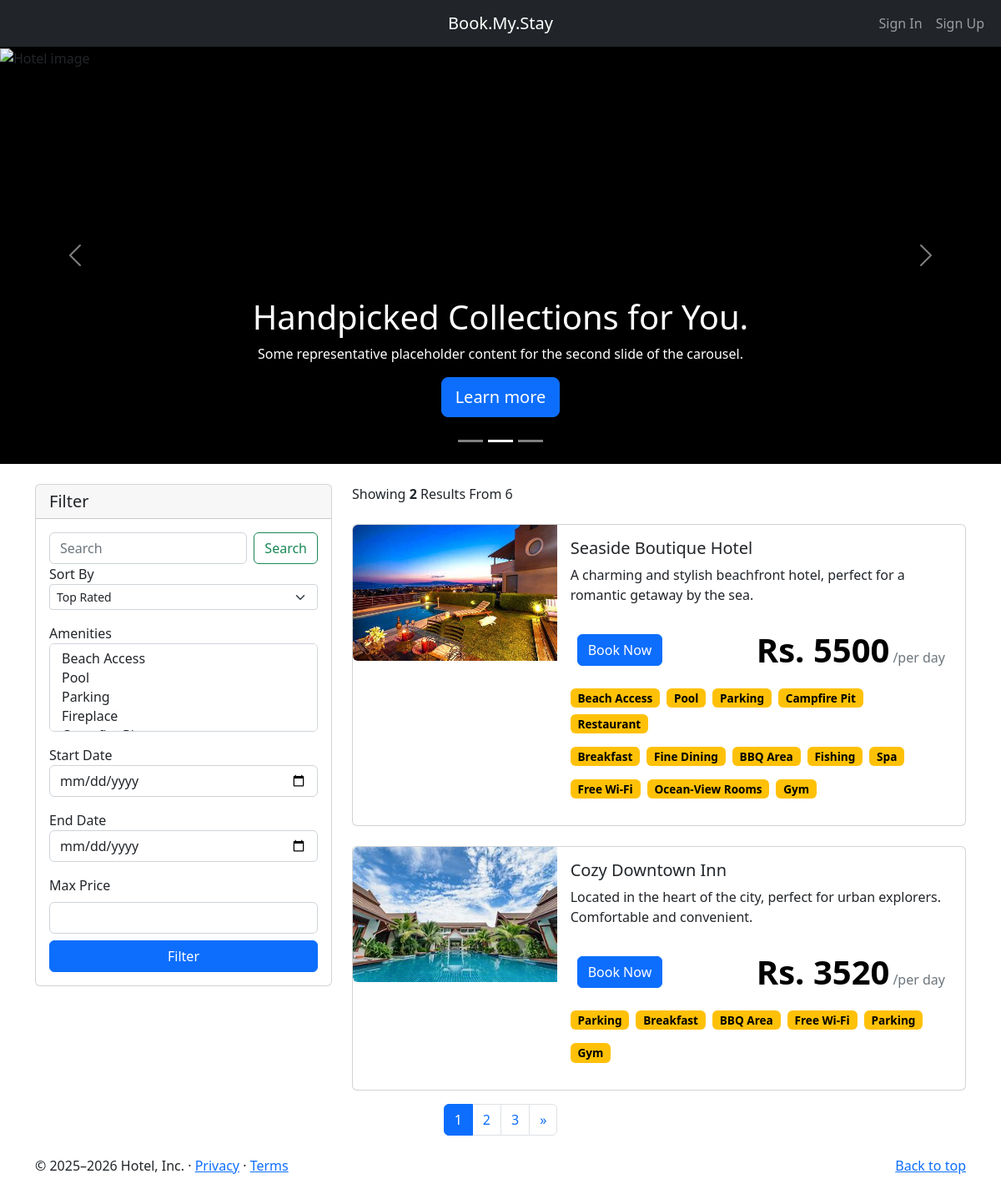
The page / on the database its author committed.
### home/models.py (models this page shows, shortened)
class BaseModel(models.Model):
    uid = models.UUIDField(default=uuid.uuid4   , editable=False , primary_key=True)
    created_at = models.DateField(auto_now_add=True)
    updated_at = models.DateField(auto_now_add=True)
    class Meta:
        abstract = True
        ordering=['uid']

class Hotel(BaseModel):
    hotel_name = models.CharField(max_length=100)
    hotel_price = models.IntegerField()
    description = models.TextField()
    amenities = models.ManyToManyField(Amenities)
    room_count = models.IntegerField(default=10)
    max_occupancy_per_room = models.IntegerField(default=2)

class HotelImages(BaseModel):
    hotel= models.ForeignKey(Hotel ,related_name="images", on_delete=models.CASCADE)
    images = models.ImageField(upload_to="hotels")

class Amenities(BaseModel):
    amenity_name = models.CharField(max_length=100)
    def __str__(self) -> str:
        return self.amenity_name

### home/views.py (the view)
# urls.py: path('', index, name='index'),
def index(request):
    amenities = Amenities.objects.all()
    hotels = Hotel.objects.all()
    total_hotels = hotels.count()  # More efficient than len()
    selected_amenities = request.GET.getlist('selectAmenity')
    sort_by = request.GET.get('sortSelect')
    search = request.GET.get('searchInput')
    startdate = request.GET.get('startDate')
    enddate = request.GET.get('endDate')
    price = request.GET.get('price')
    if selected_amenities:
        hotels = hotels.filter(
            amenities__amenity_name__in=selected_amenities).distinct()
    if search:
        hotels = hotels.filter(
            Q(hotel_name__icontains=search) |
            Q(description__icontains=search) |
            Q(amenities__amenity_name__contains=search)
        ).distinct()
    if sort_by:
        if sort_by == 'low_to_high':
            hotels = hotels.order_by('hotel_price')
        elif sort_by == 'high_to_low':
            hotels = hotels.order_by('-hotel_price')
    if price:
        hotels = hotels.filter(hotel_price__lte=int(price))
    if startdate and enddate:
        hotel_ids = [
            hotel.uid for hotel in hotels
            if check_booking(hotel.uid, hotel.room_count, startdate, enddate)
        ]
        hotels = Hotel.objects.filter(uid__in=hotel_ids)
    hotels = hotels.distinct()
    p = Paginator(hotels, 2)
    page_no = request.GET.get('page', 1)
    try:
        hotels_page = p.page(page_no)
    except EmptyPage:
        hotels_page = p.page(p.num_pages)
    context = {
        'amenities': amenities,
        'hotels': hotels_page,
        'sort_by': sort_by,
        'search': search,
        'selected_amenities': selected_amenities,
        'no_of_pages': range(1, p.num_pages + 1),
        'max_price': price,
        'startdate': startdate,
        'enddate': enddate,
        'date': datetime.today().strftime('%Y-%m-%d'),
        'total_hotels': total_hotels
    }
    return render(request, 'home/index.html', context)

### home/templatetags/coustom_tags.py (called while the page is built)
def  modify_url(value):
    if value == '/':
        value += "?d=10"
    return value

### templates/home/index.html (shortened to what this page needs)
{% extends 'home/base.html' %}
{% load coustom_tags %}
{% block body %}
<main>
    <div id="myCarousel" class="carousel slide" data-bs-ride="carousel">
        <div class="carousel-indicators">
            <button type="button" data-bs-target="#myCarousel" data-bs-slide-to="0" class=""
                aria-label="Slide 1"></button>
            <button type="button" data-bs-target="#myCarousel" data-bs-slide-to="1" aria-label="Slide 2" class="active"
                aria-current="true"></button>
            <button type="button" data-bs-target="#myCarousel" data-bs-slide-to="2" aria-label="Slide 3"
                class=""></button>
        </div>
        <div class="carousel-inner" style="height: 500px; overflow: hidden;">
            <div class="carousel-item active">
                <img src="https://unsplash.it/1400/500/?hotel"
                     style="width: 100%; height: 100%; object-fit: cover; object-position: center;"
                     alt="Hotel image">
                <div class="container">
                    <div class="carousel-caption">
                        <h1>Handpicked Collections for You.</h1>
                        <p>Some representative placeholder content for the second slide of the carousel.</p>
                        <p><a class="btn btn-lg btn-primary" href="#scroll-down">Learn more</a></p>
                    </div>
                </div>
            </div>
        </div>
        <button class="carousel-control-prev" type="button" data-bs-target="#myCarousel" data-bs-slide="prev">
            <span class="carousel-control-prev-icon" aria-hidden="true"></span>
        </button>
        <button class="carousel-control-next" type="button" data-bs-target="#myCarousel" data-bs-slide="next">
            <span class="carousel-control-next-icon" aria-hidden="true"></span>
        </button>
    </div>
    <main>
        <div class="container mt-4">
            <div class="row margin-auto">
                <div class="col-4">
                    <div class="card">
                        <h5 class="card-header">Filter</h5>
                        <div class="card-body">
                            <form action="" class="iform-group">
                                <div class="d-flex mb-3ammeni">
                                    <input class="form-control me-2" type="search" placeholder="Search"
                                        aria-label="Search" id="searchInput" name="searchInput" >
                                    <button class="btn btn-outline-success" id="searchBtn" type="submit">Search</button>
                                </div>
                                <label for="sortSelect ">
                                    Sort By
                                </label>
                                <div class="mb-3">
                                    <select class="form-select form-select-sm" aria-label=".form-select-sm example"
                                        id="sortSelect" name="sortSelect">
                                        <option value="rated" {% if sort_by == "rated" %}{% endif %}>Top Rated</option>
                                    </select>
                                </div>
                                <label for="selectAmenity">
                                    Amenities
                                </label>
                                <select class="form-select" multiple aria-label="multiple select example"
                                    id='selectAmenity' name="selectAmenity">
                                    {% for amenity in amenities %}
                                    <option value="{{amenity.amenity_name}}"
                                    {% if amenity.amenity_name in selected_amenities %} selected {% endif %}>{{amenity.amenity_name}}</option>
                                    {% endfor %}
                                </select>
                                <label for="startDate" class='mt-3'>
                                    Start Date
                                </label>
                                <input type="date" name="startDate" class="form-control" id="startDate"
                                    name="startDate" min='{{date}}'>
                                <label for="endDate" class="mt-3">
                                    End Date
                                </label>
                                <input type="date" name="endDate" class="form-control" id="endDate" name="endDate" min='{{date}}'>
                                <div class="mt-3">
                                    <label for="customRange2" class="form-label">Max Price</label>
                                    <input type="number" class="form-control mb-2" id="price" name="price"
                                >
                                </div>
                                <div class="d-grid">
                                    <button class="btn btn-primary d-block" type="submit">
                                        Filter
                                    </button>
                                </div>
                            </form>
                        </div>
                    </div>
                </div>
                <div class="col-8 ">
                    <div class="col-5" id="scroll-down">
                        Showing <span class="fw-bold">{{hotels|length}}</span> Results From {{total_hotels}}
                    </div>
                    <div class="">
                        {% for hotel in hotels.object_list %}
                        <div class="card mb-3 mt-4" style="max-width: 1000px;">
                            <div class="row g-0">
                                <div class="col-md-4">
                                    <a href="/hotel/{{hotel.uid}}">
                                        <img src="/media/{{hotel.images.first.images}}" class="img-fluid rounded-start"
                                            alt="...">
                                    </a>
                                </div>
                                <div class="col-md-8">
                                    <div class="card-body">
                                        <h5 class="card-title">{{hotel.hotel_name}}</h5>
                                        <p class="card-text">{{hotel.description|truncatechars:100}}
                                        </p>
                                        <div class="d-flex justify-content-between align-items-center p-2 bg-white">
                                            <a class="btn btn-primary" href="/hotel/{{hotel.uid}}">
                                                Book Now
                                            </a>
                                            <div class="d-flex align-items-baseline">
                                                <span class="fw-bold text-black fs-1 me-1">Rs. {{hotel.hotel_price}}</span>
                                                <span class="text-muted">/per day</span>
                                            </div>
                                        </div>
                                        <div class="amenities-container mt-2">
                                            {% for amenity in hotel.amenities.all %}
                                                {% if forloop.counter0|divisibleby:5 %}
                                                    {% if not forloop.first %}</div>{% endif %}
                                                    <div class="d-flex flex-wrap mb-2">
                                                {% endif %}
                                                <span class="badge me-2 mb-2" style="background-color: #FFC107; color: rgb(0, 0, 0);">{{ amenity }}</span>
                                                {% if forloop.last %}</div>{% endif %}
                                            {% endfor %}
                                        </div>
                                    </div>
                                </div>
                            </div>
                        </div>
                        {% endfor %}
                    </div>
                </div>
            </div>
        </div>
        <nav>
            <ul class="pagination justify-content-center">
                {% for i in no_of_pages %}
                <li class="page-item"><a class="page-link {% if i == hotels.number %} active {% endif %}" href="{{request.get_full_path|modify_url}}&page={{i}}"
                >{{i}}</a></li>
                {% endfor %}
                {% if hotels.has_next %}
                <li class="page-item">
                    <a class="page-link" href="{{request.get_full_path|modify_url}}&page={{hotels.next_page_number}}" aria-label="Next">
                        <span aria-hidden="true">&raquo;</span>
                    </a>
                </li>
                {% endif %}
            </ul>
        </nav>
    </main>
    <footer class="container mt-4 ">
        <p class="float-end"><a href="#">Back to top</a></p>
        <p>© 2025–2026 Hotel, Inc. · <a href="#">Privacy</a> · <a href="#">Terms</a></p>
    </footer>
</main>
{% endblock body %}

### templates/home/base.html (shortened to what this page needs)
<!doctype html>
<html lang="en">
<head>
  <link href="https://cdn.jsdelivr.net/npm/bootstrap@5.2.3/dist/css/bootstrap.min.css" rel="stylesheet"
>
</head>
<body>
  <header>
    <nav class="navbar navbar-expand-lg bg-dark navbar-dark">
      <div class="container-fluid">
        <a class="navbar-brand centered-brand" href="{% url 'index' %}">Book.My.Stay</a>
        <div class="collapse navbar-collapse justify-content-end" id="navbarSupportedContent">
          <ul class="navbar-nav mb-2 mb-sm-0">
            {% if request.user.is_authenticated %}
            <li class="nav-item">
              <a class="nav-link" href="{% url 'booking_history' %}">Bookings</a>
            </li>
            <li class="nav-item">
              <a class="nav-link" href="{% url 'signout' %}">Sign Out</a>
            </li>
            {% else %}
            <li class="nav-item">
              <a class="nav-link" href="{% url 'signin' %}">Sign In</a>
            </li>
            <li class="nav-item">
              <a class="nav-link" href="{% url 'signup' %}">Sign Up</a>
            </li>
            {% endif %}
          </ul>
        </div>
      </div>
    </nav>
  </header>
  {% block body %}{% endblock body %}
</body>
</html>

### templates/home/base.html (style rules this page uses)
.centered-brand { position: absolute; left: 50%; transform: translateX(-50%); }

### templates/home/index.html (style rules this page uses)
.carousel-item { background-color: black; height:500px; }
.amenities-container .badge { font-size: 0.85rem; padding: 0.35em 0.65em; white-space: nowrap; }

### rows shown on the page
Hotel: images.first.images (picture), hotel_name "Seaside Boutique Hotel", description "A charming and stylish beachfront hotel, perfect for a romantic getaway by the sea.", hotel_price "5500"
Amenities: amenity_name "Beach Access"
Amenities: amenity_name "Pool"
Amenities: amenity_name "Parking"
Amenities: amenity_name "Campfire Pit"
Amenities: amenity_name "Restaurant"
Amenities: amenity_name "Breakfast"
Amenities: amenity_name "Fine Dining"
Amenities: amenity_name "BBQ Area"
Amenities: amenity_name "Fishing"
Amenities: amenity_name "Spa"
Amenities: amenity_name "Free Wi-Fi"
Amenities: amenity_name "Ocean-View Rooms"
Amenities: amenity_name "Gym"
Hotel: images.first.images (picture), hotel_name "Cozy Downtown Inn", description "Located in the heart of the city, perfect for urban explorers. Comfortable and convenient.", hotel_price "3520"
Amenities: amenity_name "Parking"

### other values the page prints
{{ hotels|length }} "2"
{{ total_hotels }} "6"
{{ i }} "1" "2" "3"
